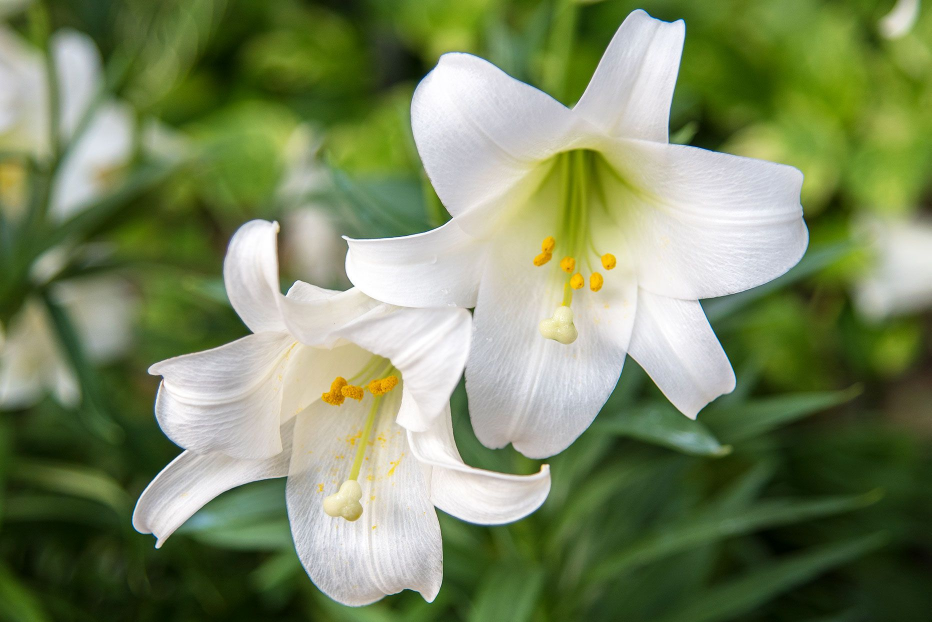
#> input picture white-easter-lillies-6ef4334275fd4a7084bd2a102baba67c.jpg, 1863 x 1244 px, found by its file name (shown at 1/2 size)
$ jupyter execute Ex.4.ipynb
#> lines starting #> are read from the running program, lines starting #| are printed output that depends on the picture
## EXP-4 ##
## IMAGE-TRANSFORMATIONS ##
## NAME:GAYATHRI K ##
## REG NO:212223230061 ##

[cell 1]
import cv2
import numpy as np
import matplotlib.pyplot as plt

[cell 2]
# Step 1: Load the image
image = cv2.imread('C:\\Users\\admin\\Downloads\\white-easter-lillies-6ef4334275fd4a7084bd2a102baba67c.jpg')  # Load the image from file
#> image is the input picture: shape (1244, 1863, 3); mean B, G, R 95.7, 135.4, 121.6

[cell 3]
# Display the original image
plt.imshow(cv2.cvtColor(image, cv2.COLOR_BGR2RGB))  # Convert BGR to RGB for correct display
plt.title("Original Image")
plt.axis('off')

[cell 4]
# Step 2: Image Translation
tx, ty = 100, 50  # Translation factors (shift by 100 pixels horizontally and 50 vertically)
M_translation = np.float32([[1, 0, tx], [0, 1, ty]])  # Translation matrix:
# [1, 0, tx] - Horizontal shift by tx
# [0, 1, ty] - Vertical shift by ty
translated_image = cv2.warpAffine(image, M_translation, (image.shape[1], image.shape[0]))
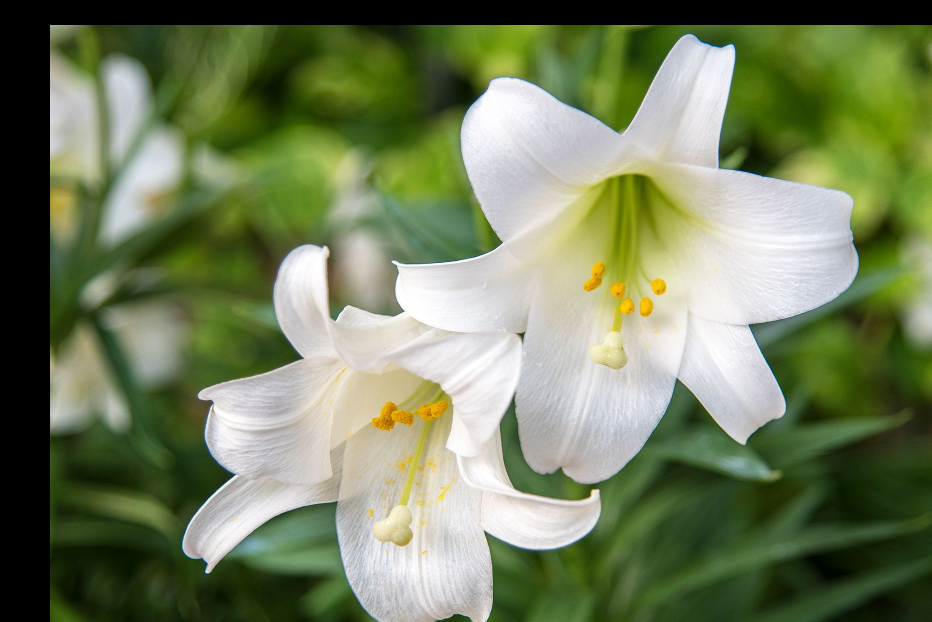
#> translated_image: shape (1244, 1863, 3) (shown at 1/2 size); mean B, G, R 91.6, 126.9, 114.8

[cell 5]
plt.imshow(cv2.cvtColor(translated_image, cv2.COLOR_BGR2RGB))  # Display the translated image
plt.title("Translated Image")
plt.axis('off')

[cell 6]
# Step 3: Image Scaling
fx, fy = 5.0, 2.0  # Scaling factors (1.5x scaling for both width and height)
scaled_image = cv2.resize(image, None, fx=fx, fy=fy, interpolation=cv2.INTER_LINEAR)
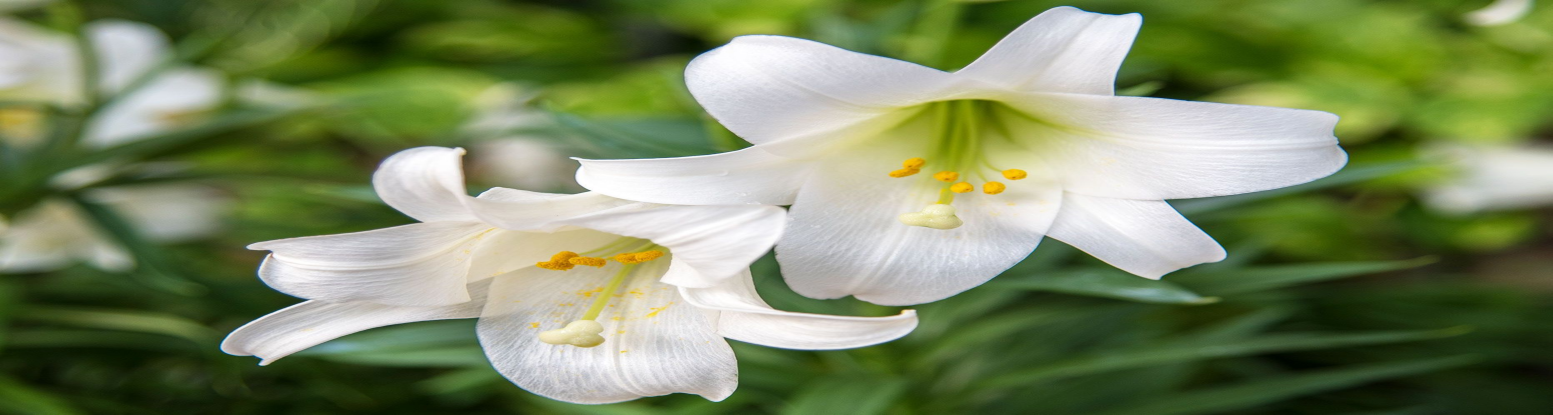
#> scaled_image: shape (2488, 9315, 3) (shown at 1/6 size); mean B, G, R 95.6, 135.3, 121.6
# resize: Resize the image by scaling factors fx, fy
# INTER_LINEAR: Uses bilinear interpolation for resizing

[cell 7]
plt.imshow(cv2.cvtColor(scaled_image, cv2.COLOR_BGR2RGB))  # Display the scaled image
plt.title("Scaled Image")  # Set title
plt.axis('off')

[cell 8]
# Step 4: Image Shearing
shear_matrix = np.float32([[1, 0.5, 0], [0.5, 1, 0]])  # Shearing matrix
# The matrix shears the image by a factor of 0.5 in both x and y directions
# [1, 0.5, 0] - Shear along the x-axis (horizontal)
# [0.5, 1, 0] - Shear along the y-axis (vertical)
sheared_image = cv2.warpAffine(image, shear_matrix, (image.shape[1], image.shape[0]))
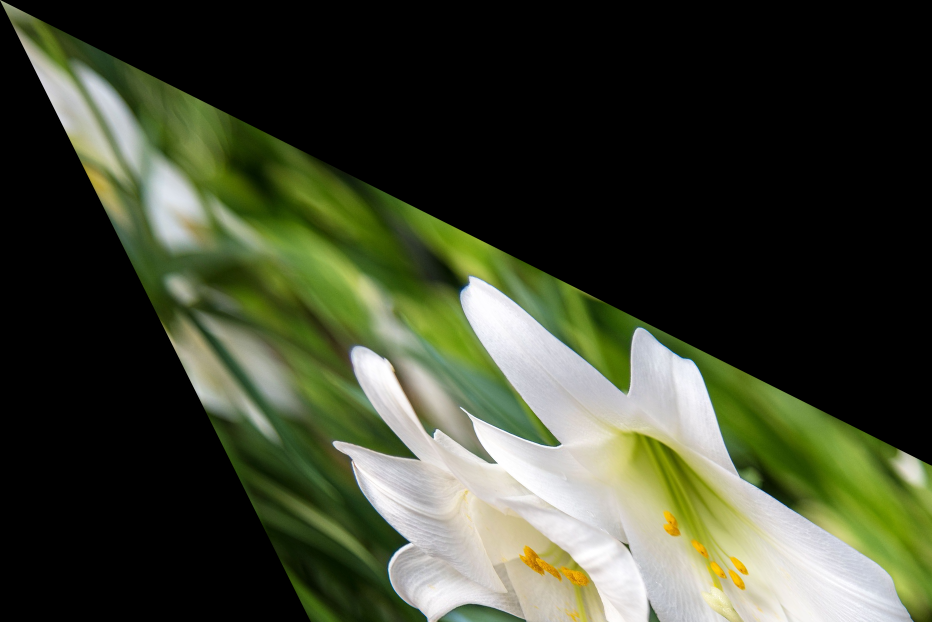
#> sheared_image: shape (1244, 1863, 3) (shown at 1/2 size); mean B, G, R 48.3, 68, 62.5

[cell 9]
plt.imshow(cv2.cvtColor(sheared_image, cv2.COLOR_BGR2RGB))  # Display the sheared image
plt.title("Sheared Image")  # Set title
plt.axis('off')

[cell 10]
# Step 5: Image Reflection
reflected_image = cv2.flip(image, 2)  # Flip the image horizontally (1 means horizontal flip)
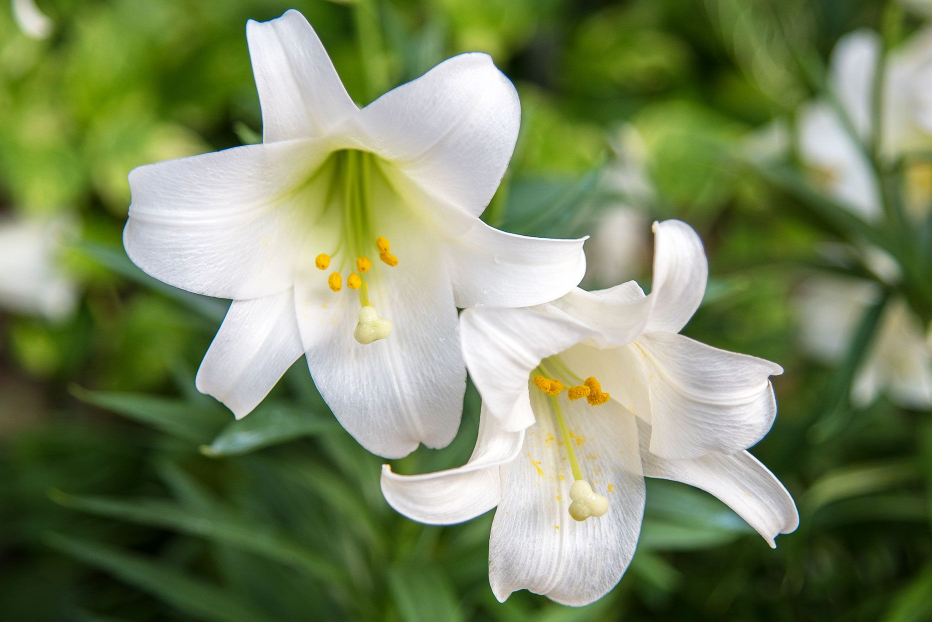
#> reflected_image: shape (1244, 1863, 3) (shown at 1/2 size); mean B, G, R 95.7, 135.4, 121.6
# flip: 1 means horizontal flip, 0 would be vertical flip, -1 would flip both axes

[cell 11]
plt.imshow(cv2.cvtColor(reflected_image, cv2.COLOR_BGR2RGB))  # Display the reflected image
plt.title("Reflected Image")  # Set title
plt.axis('off')

[cell 12]
# Step 6: Image Rotation
(height, width) = image.shape[:2]  # Get the image height and width
#> height = 1244; width = 1863
angle = 45  # Rotation angle in degrees (rotate by 45 degrees)
center = (width // 2, height // 2)  # Set the center of rotation to the image center
#> center = (931, 622)
M_rotation = cv2.getRotationMatrix2D(center, angle, 1)  # Get the rotation matrix
# getRotationMatrix2D: Takes the center of rotation, angle, and scale factor (1 means no scaling)
rotated_image = cv2.warpAffine(image, M_rotation, (width, height))  # Apply rotation
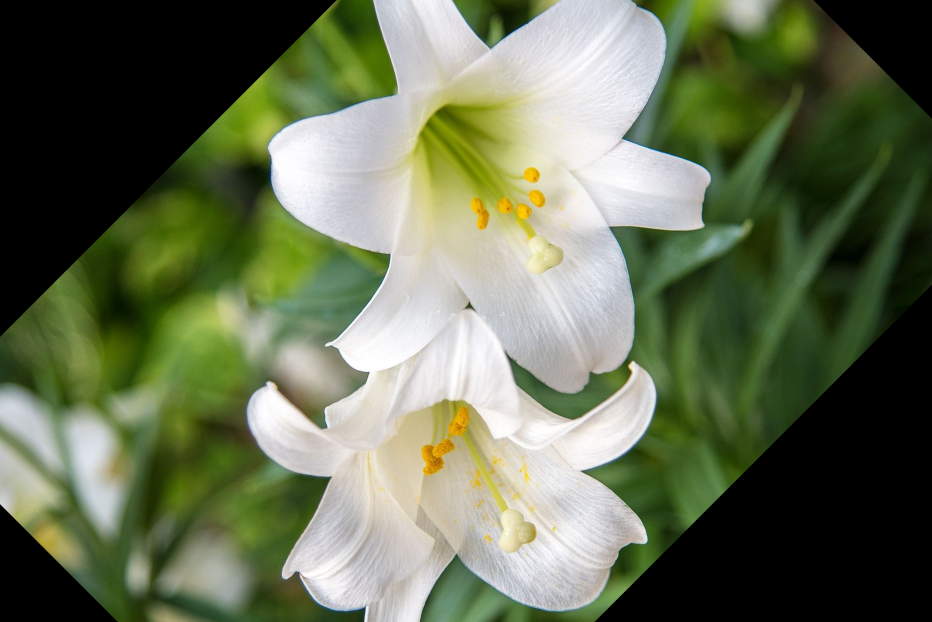
#> rotated_image: shape (1244, 1863, 3) (shown at 1/2 size); mean B, G, R 84.1, 111.9, 102.5

[cell 13]
plt.imshow(cv2.cvtColor(rotated_image, cv2.COLOR_BGR2RGB))  # Display the rotated image
plt.title("Rotated Image")  # Set title
plt.axis('off')

[cell 14]
# Step 7: Image Cropping
x, y, w, h = 100, 100, 200, 150  # Define the top-left corner (x, y) and the width (w) and height (h) of the crop
# Cropping the image from coordinates (x, y) to (x+w, y+h)
cropped_image = image[y:y+h, x:x+w]
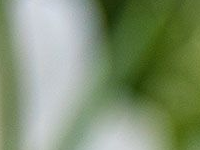
#> cropped_image: shape (150, 200, 3); mean B, G, R 112.5, 144.9, 128.6
# The crop is performed by slicing the image array in the y and x directions

[cell 15]
plt.imshow(cv2.cvtColor(cropped_image, cv2.COLOR_BGR2RGB))  # Display the cropped image
plt.title("Cropped Image")  # Set title
plt.axis('off')
